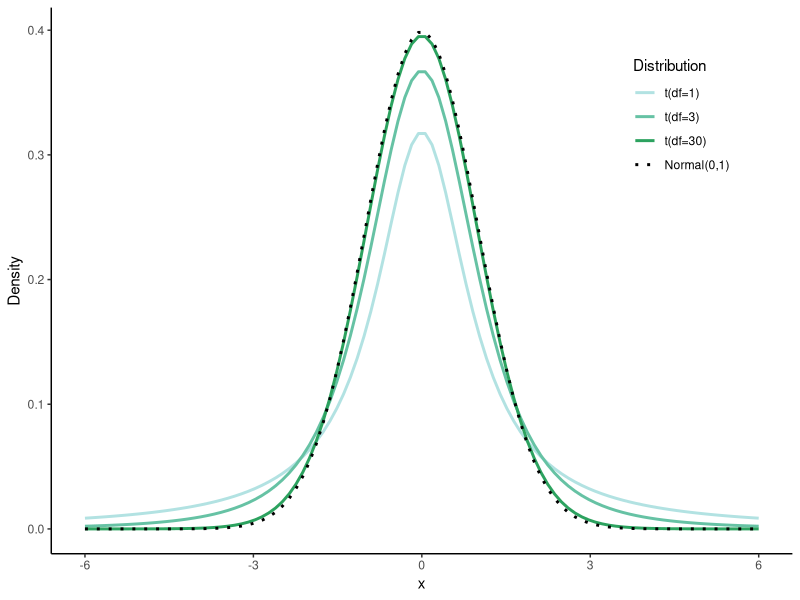
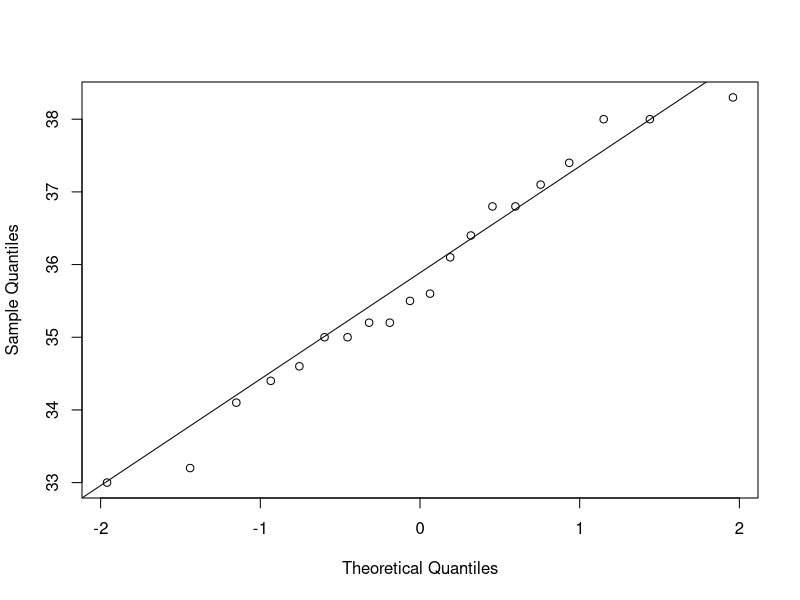
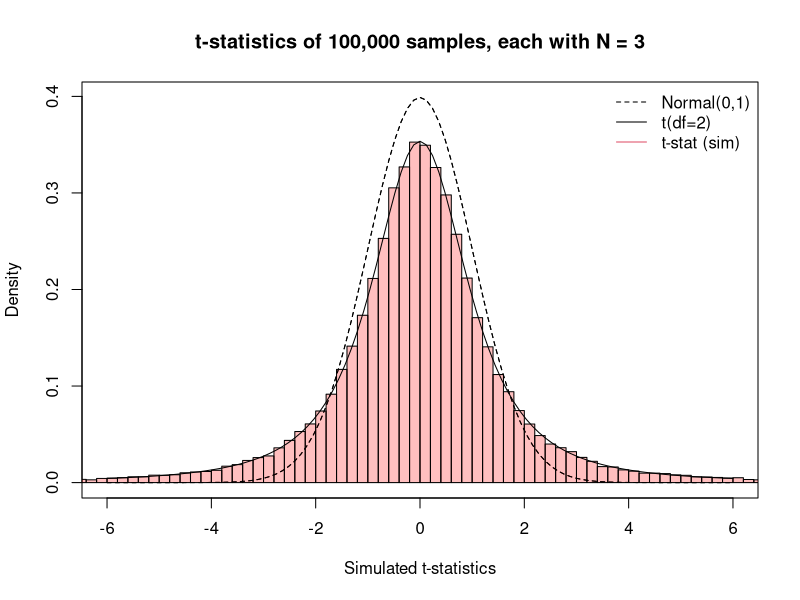
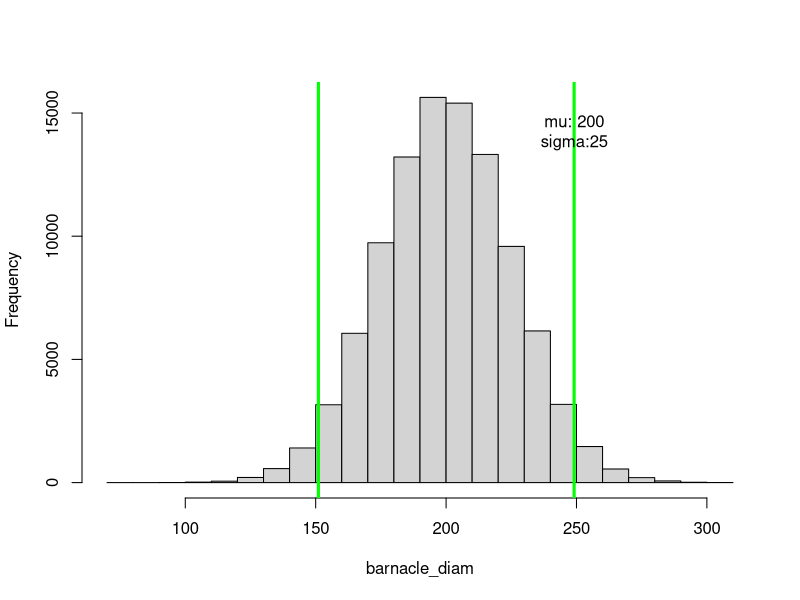
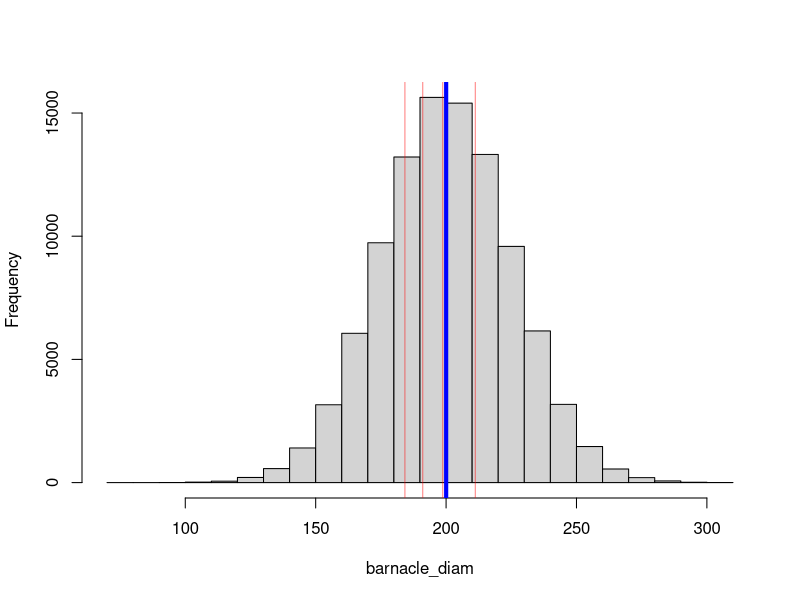
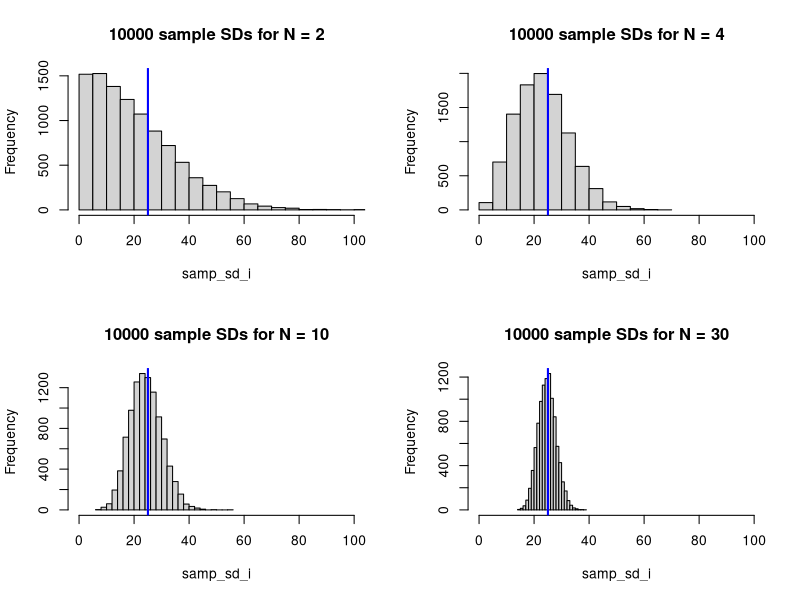
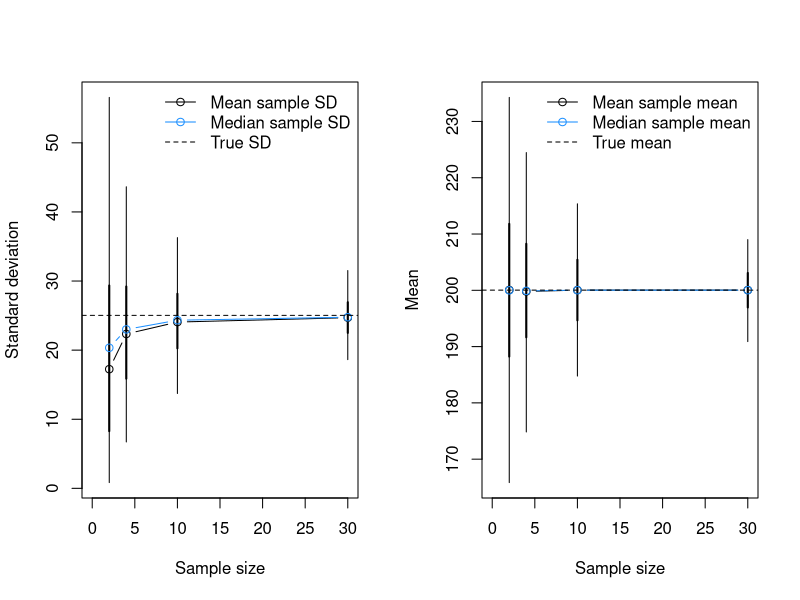
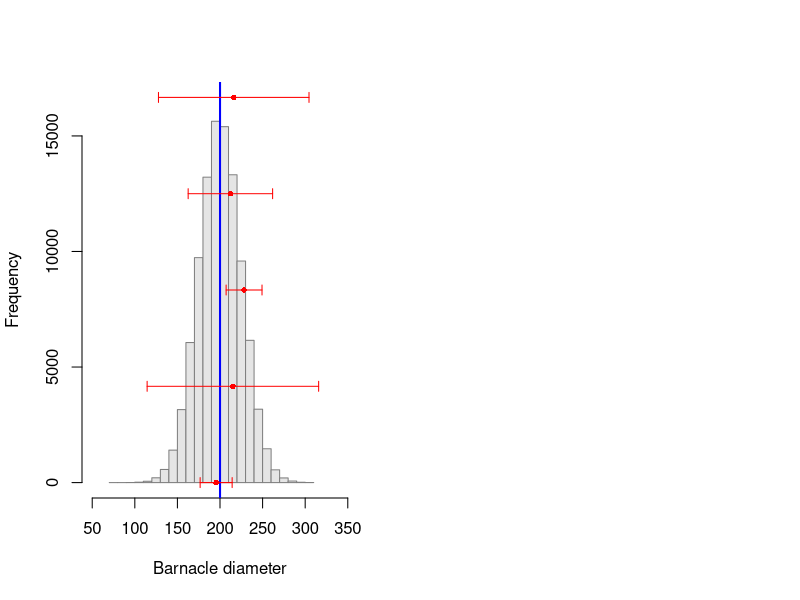

Write R code to recreate these figures, in order.
## ---- chunk 1
library(tidyverse)
t_Norm.df <- tibble(
  x = seq(-6, 6, length.out = 100),
  Norm = dnorm(x),
  t01 = dt(x, 1),
  t03 = dt(x, 3),
  t30 = dt(x, 30)
) |>
  pivot_longer(2:5, names_to = "distr", values_to = "Density") |>
  mutate(Distribution = factor(distr,
    levels = c("t01", "t03", "t30", "Norm"),
    labels = c("t(df=1)", "t(df=3)", "t(df=30)", "Normal(0,1)")
  ))

ggplot(t_Norm.df, aes(x, Density, colour = Distribution, linetype = Distribution)) +
  geom_line(linewidth = 1) +
  scale_colour_manual(values = c(RColorBrewer::brewer.pal(5, "BuGn")[2:4], "black")) +
  scale_linetype_manual(values = c(1, 1, 1, 3)) +
  theme_classic() +
  theme(legend.position = c(0.85, 0.8))
## ---- chunk 2
library(readxl)
cod_df <- read_excel("data/practical_3_4.xlsx", sheet = "Cod lengths")
str(cod_df)
## ---- chunk 3
qqnorm(cod_df$CodLength_cm, main = NULL)
qqline(cod_df$CodLength_cm)
## ---- chunk 4
paste("Mean:", mean(cod_df$CodLength_cm))
paste("SD:", sd(cod_df$CodLength_cm))
paste("Var:", var(cod_df$CodLength_cm))
paste("N:", length(cod_df$CodLength_cm))
## ---- chunk 5
sd(cod_df$CodLength_cm) / sqrt(length(cod_df$CodLength_cm))
## ---- chunk 6
T_stat <- (mean(cod_df$CodLength_cm) - 36.6) / 
  (sd(cod_df$CodLength_cm) / sqrt(length(cod_df$CodLength_cm)))
## ---- chunk 7
t.test(cod_df$CodLength_cm, mu = 36.6, alternative = "less",
       conf.level = 0.95, var.equal = TRUE)
## ---- chunk 8
num_iter <- 3
sample_size <- 3
mu <- 100
sigma <- 10

paste0("True mean: ", mu, ", true sd: ", sigma)
for (i in 1:num_iter) {
  sample_i <- rnorm(n = sample_size, mean = mu, sd = sigma)
  sample_mean <- signif(mean(sample_i), 4)
  sample_sd <- signif(sd(sample_i), 4)
  print(paste0("Sample ", i, " mean:", sample_mean, ", sd: ", sample_sd))
}
## ---- chunk 9
mu <- 10 # population mean
sigma <- 0.5 # population sd
num_samples <- 1e5 # number of samples
sample_size <- 3 # size of each sample
T_sample <- numeric(num_samples) # sample t statistics

# for each repeat: draw a sample, calculate SE and T, and store T in T_sample
for(i in 1:num_samples) {
  sample_i <- rnorm(sample_size, mu, sigma)
  sample_SEM <- sd(sample_i) / sqrt(sample_size)
  T_sample[i] <- (mean(sample_i) - mu) / (sample_SEM)
}

curve(dnorm(x, 0, 1), from = -6, to = 6, lty = 2, 
      xlab = "Simulated t-statistics", ylab = "Density",
      main = paste("t-statistics of", 
                   format(num_samples, big.mark=",", scientific=F), 
                   "samples, each with N =", sample_size))
hist(T_sample, freq = F, add = T, col = rgb(1, 0, 0, 0.25), 
     breaks = seq(floor(min(T_sample)), ceiling(max(T_sample)), by=0.2))
curve(dnorm(x, 0, 1), from = -6, to = 6, add = T, lty = 2)
curve(dt(x, sample_size - 1), from = -6, to = 6, add = T)
legend("topright", lty = c(2, 1, 1), col = c(1, 1, 2), bty = "n",
       c("Normal(0,1)", paste0("t(df=", sample_size-1, ")"), "t-stat (sim)"))
## ---- chunk 10
pop_size <- 100000  # number of barnacles in the population
barnacle_mu <- 200
barnacle_sigma <- 25
barnacle_diam <- rnorm(pop_size, mean = barnacle_mu, sd = barnacle_sigma)
mu <- mean(barnacle_diam)
sigma <- sd(barnacle_diam)
hist(barnacle_diam, main = NULL)
Q95 <- quantile(barnacle_diam, c(0.025, 0.975))
abline(v = Q95, col = "green", lwd = 3)
text(x=Q95[2], y=pop_size/7, 
     labels=paste0("mu: ", round(mu, 1), "\nsigma:", round(sigma, 1)))
## ---- chunk 11
hist(barnacle_diam, main = NULL)
sample_size <- 5
num_samples <- 4
abline(v = mu, col = "blue", lwd = 4)

for (i in 1:num_samples) {
  sample_i <- sample(barnacle_diam, size = sample_size)
  print(sample_i)
  abline(v = mean(sample_i), col = "red", lwd = 0.5)
}
## ---- chunk 12
par(mfrow=c(2,2))
# sim_df will hold the sample sizes N, and the median and mean sample sd's 
num_samples <- 1e4
sim_df <- data.frame(N=c(2, 4, 10, 30),
                     sd_median=NA, sd_mean=NA,
                     sd_q025=NA, sd_q25=NA, sd_q75=NA, sd_q975=NA,
                     mn_median=NA, mn_mean=NA,
                     mn_q025=NA, mn_q25=NA, mn_q75=NA, mn_q975=NA) 

# for each sample size N, draw a sample and store its mean and sd
# repeat this num_samples times
# plot a histogram of the sample sd's, then store the mean and median
for (i in 1:nrow(sim_df)) {
  samp_sd_i <- numeric(num_samples) 
  samp_mn_i <- numeric(num_samples) 
  for (j in 1:num_samples) { 
    sample_ij <- sample(barnacle_diam, size = sim_df$N[i])
    samp_sd_i[j] <- sd(sample_ij)
    samp_mn_i[j] <- mean(sample_ij)
  }
  hist(samp_sd_i, main = paste(num_samples, "sample SDs for N =", sim_df$N[i]), 
       breaks = 20, xlim = c(0, 100))
  abline(v = sigma, col = "blue", lwd = 2)
  sim_df[i, 2:13] <- c(median(samp_sd_i), mean(samp_sd_i),
                       quantile(samp_sd_i, probs = c(0.025, 0.25, 0.75, 0.975)),
                       median(samp_mn_i), mean(samp_mn_i),
                       quantile(samp_mn_i, probs = c(0.025, 0.25, 0.75, 0.975)))
}
## ---- chunk 13
par(mfrow=c(1,2))
plot(sim_df$N, sim_df$sd_median,
  xlim = c(0, 30), ylim = range(c(sim_df[,2:7], sigma)),
  type = "b", xlab = "Sample size", ylab = "Standard deviation"
)
segments(sim_df$N, sim_df$sd_q25, sim_df$N, sim_df$sd_q75, lwd=2)
segments(sim_df$N, sim_df$sd_q025, sim_df$N, sim_df$sd_q975)
lines(sim_df$N, sim_df$sd_mean, type = "b", col = "dodgerblue")
abline(h = sigma, lty = 2)
legend("topright", c("Mean sample SD", "Median sample SD", "True SD"),
  col = c("black", "dodgerblue", "black"),
  lty = c(1, 1, 2), pch = c(1, 1, NA), bty = "n"
)
plot(sim_df$N, sim_df$mn_median,
  xlim = c(0, 30), ylim = range(c(sim_df[,8:13], mu)),
  type = "b", xlab = "Sample size", ylab = "Mean"
)
segments(sim_df$N, sim_df$mn_q25, sim_df$N, sim_df$mn_q75, lwd=2)
segments(sim_df$N, sim_df$mn_q025, sim_df$N, sim_df$mn_q975)
lines(sim_df$N, sim_df$mn_mean, type = "b", col = "dodgerblue")
abline(h = mu, lty = 2)
legend("topright", c("Mean sample mean", "Median sample mean", "True mean"),
  col = c("black", "dodgerblue", "black"),
  lty = c(1, 1, 2), pch = c(1, 1, NA), bty = "n"
)
## ---- chunk 14
num_samples <- 5
sample_size <- 3

# plot population
hist(barnacle_diam, xlim = c(barnacle_mu-6*barnacle_sigma, barnacle_mu+6*barnacle_sigma), 
     main = NULL, ylim = c(0, length(barnacle_diam)/6),
     col = "grey90", border = "grey50", xlab = "Barnacle diameter")
abline(v = mu, col = "blue", lwd = 2)
y_pos <- seq(0, length(barnacle_diam)/6, length.out=num_samples)

# draw samples, calculate mean and 95% CIs, and plot them
for (i in 1:num_samples) {
  sample_i <- sample(barnacle_diam, size = sample_size)
  points(x = mean(sample_i), y = y_pos[i], col = "red", pch = 16, cex = 0.75)
  sample_ci <- c(
    mean(sample_i) + qt(0.025, (sample_size - 1)) * (sd(sample_i) / sample_size^0.5),
    mean(sample_i) + qt(0.975, (sample_size - 1)) * (sd(sample_i) / sample_size^0.5)
  )
  arrows(sample_ci[1], y_pos[i], sample_ci[2], y_pos[i], 
         col = "red", code = 3, angle = 90, length=0.05)
}
## ---- chunk 15
a <- rnorm(n = 10, mean = 100, sd = 10)
signif(a, 3)
t.test(a, mu = 100)
## ---- chunk 16
examp.df <- tibble(N=c(2,5,10),
                   mn=c(126, 100, 100),
                   lo=c(126-78, NA, NA),
                   hi=c(126+78, NA, NA)) |>
  mutate(N=factor(N, levels=unique(N), labels=paste("N =", c(2,5,10))))
ggplot(examp.df, aes(mn, N, xmin=lo, xmax=hi, colour=N)) +
  geom_vline(xintercept=100, colour="cadetblue", linewidth=1) + 
  geom_point() + 
  geom_errorbarh(height=0.1) + 
  scale_colour_manual(values=c("black", NA, NA), na.value=NA) + 
  facet_wrap(~N, ncol=1, scales="free_y", strip.position="left") + 
  labs(x="Sample mean and 95% confidence interval") +
  xlim(0, 250) +
  theme_bw() + 
  theme(axis.text.y=element_blank(), 
        axis.ticks.y=element_blank(),
        axis.title.y=element_blank(),
        legend.position="none",
        panel.grid.minor=element_blank())
